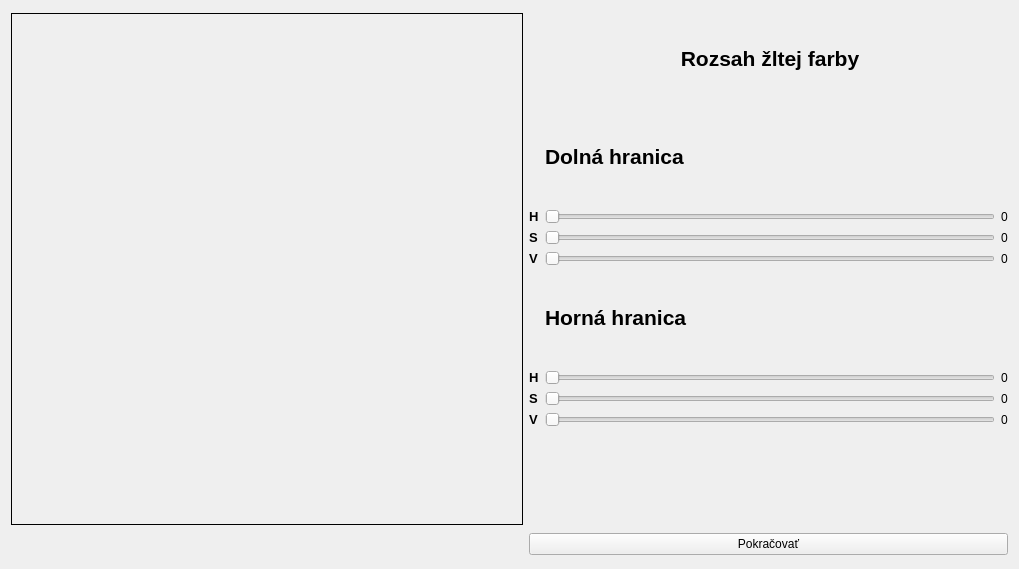
<?xml version="1.0" encoding="UTF-8"?>
<ui version="4.0">
 <class>ColorCalibration</class>
 <widget class="QWidget" name="ColorCalibration">
  <property name="geometry">
   <rect>
    <x>0</x>
    <y>0</y>
    <width>1019</width>
    <height>569</height>
   </rect>
  </property>
  <property name="windowTitle">
   <string>Kalibrácia</string>
  </property>
  <layout class="QGridLayout" name="gridLayout_2">
   <item row="0" column="0">
    <widget class="QLabel" name="picture_label">
     <property name="minimumSize">
      <size>
       <width>512</width>
       <height>512</height>
      </size>
     </property>
     <property name="maximumSize">
      <size>
       <width>512</width>
       <height>512</height>
      </size>
     </property>
     <property name="frameShape">
      <enum>QFrame::Box</enum>
     </property>
     <property name="text">
      <string/>
     </property>
    </widget>
   </item>
   <item row="0" column="1">
    <layout class="QGridLayout" name="gridLayout">
     <item row="2" column="1">
      <widget class="QSlider" name="lower_hue_slider">
       <property name="maximum">
        <number>359</number>
       </property>
       <property name="orientation">
        <enum>Qt::Horizontal</enum>
       </property>
      </widget>
     </item>
     <item row="5" column="1">
      <widget class="QLabel" name="upper_boundary_label">
       <property name="text">
        <string>&lt;html&gt;&lt;head/&gt;&lt;body&gt;&lt;p&gt;&lt;span style=&quot; font-size:16pt; font-weight:600;&quot;&gt;Horná hranica&lt;/span&gt;&lt;/p&gt;&lt;/body&gt;&lt;/html&gt;</string>
       </property>
      </widget>
     </item>
     <item row="9" column="1">
      <widget class="QLabel" name="label_3">
       <property name="text">
        <string/>
       </property>
      </widget>
     </item>
     <item row="4" column="1">
      <widget class="QSlider" name="lower_val_slider">
       <property name="maximum">
        <number>255</number>
       </property>
       <property name="orientation">
        <enum>Qt::Horizontal</enum>
       </property>
      </widget>
     </item>
     <item row="6" column="0">
      <widget class="QLabel" name="upper_h_label">
       <property name="text">
        <string>&lt;html&gt;&lt;head/&gt;&lt;body&gt;&lt;p&gt;&lt;span style=&quot; font-size:10pt; font-weight:600;&quot;&gt;H&lt;/span&gt;&lt;/p&gt;&lt;/body&gt;&lt;/html&gt;</string>
       </property>
      </widget>
     </item>
     <item row="7" column="1">
      <widget class="QSlider" name="upper_sat_slider">
       <property name="maximum">
        <number>255</number>
       </property>
       <property name="orientation">
        <enum>Qt::Horizontal</enum>
       </property>
      </widget>
     </item>
     <item row="3" column="1">
      <widget class="QSlider" name="lower_sat_slider">
       <property name="maximum">
        <number>255</number>
       </property>
       <property name="orientation">
        <enum>Qt::Horizontal</enum>
       </property>
      </widget>
     </item>
     <item row="8" column="1">
      <widget class="QSlider" name="upper_val_slider">
       <property name="maximum">
        <number>255</number>
       </property>
       <property name="orientation">
        <enum>Qt::Horizontal</enum>
       </property>
      </widget>
     </item>
     <item row="2" column="0">
      <widget class="QLabel" name="lower_h_label">
       <property name="text">
        <string>&lt;html&gt;&lt;head/&gt;&lt;body&gt;&lt;p&gt;&lt;span style=&quot; font-size:10pt; font-weight:600;&quot;&gt;H&lt;/span&gt;&lt;/p&gt;&lt;/body&gt;&lt;/html&gt;</string>
       </property>
      </widget>
     </item>
     <item row="3" column="0">
      <widget class="QLabel" name="lower_s_label">
       <property name="text">
        <string>&lt;html&gt;&lt;head/&gt;&lt;body&gt;&lt;p&gt;&lt;span style=&quot; font-size:10pt; font-weight:600;&quot;&gt;S&lt;/span&gt;&lt;/p&gt;&lt;/body&gt;&lt;/html&gt;</string>
       </property>
      </widget>
     </item>
     <item row="8" column="0">
      <widget class="QLabel" name="upper_v_label">
       <property name="text">
        <string>&lt;html&gt;&lt;head/&gt;&lt;body&gt;&lt;p&gt;&lt;span style=&quot; font-size:10pt; font-weight:600;&quot;&gt;V&lt;/span&gt;&lt;/p&gt;&lt;/body&gt;&lt;/html&gt;</string>
       </property>
      </widget>
     </item>
     <item row="4" column="2">
      <widget class="QLabel" name="lower_val_val">
       <property name="text">
        <string>0</string>
       </property>
      </widget>
     </item>
     <item row="4" column="0">
      <widget class="QLabel" name="lower_v_label">
       <property name="text">
        <string>&lt;html&gt;&lt;head/&gt;&lt;body&gt;&lt;p&gt;&lt;span style=&quot; font-size:10pt; font-weight:600;&quot;&gt;V&lt;/span&gt;&lt;/p&gt;&lt;/body&gt;&lt;/html&gt;</string>
       </property>
      </widget>
     </item>
     <item row="2" column="2">
      <widget class="QLabel" name="lower_hue_val">
       <property name="text">
        <string>0</string>
       </property>
      </widget>
     </item>
     <item row="3" column="2">
      <widget class="QLabel" name="lower_sat_val">
       <property name="text">
        <string>0</string>
       </property>
      </widget>
     </item>
     <item row="6" column="2">
      <widget class="QLabel" name="upper_hue_val">
       <property name="text">
        <string>0</string>
       </property>
      </widget>
     </item>
     <item row="6" column="1">
      <widget class="QSlider" name="upper_hue_slider">
       <property name="maximum">
        <number>359</number>
       </property>
       <property name="orientation">
        <enum>Qt::Horizontal</enum>
       </property>
      </widget>
     </item>
     <item row="7" column="2">
      <widget class="QLabel" name="upper_sat_val">
       <property name="text">
        <string>0</string>
       </property>
      </widget>
     </item>
     <item row="8" column="2">
      <widget class="QLabel" name="upper_val_val">
       <property name="text">
        <string>0</string>
       </property>
      </widget>
     </item>
     <item row="7" column="0">
      <widget class="QLabel" name="upper_s_label">
       <property name="text">
        <string>&lt;html&gt;&lt;head/&gt;&lt;body&gt;&lt;p&gt;&lt;span style=&quot; font-size:10pt; font-weight:600;&quot;&gt;S&lt;/span&gt;&lt;/p&gt;&lt;/body&gt;&lt;/html&gt;</string>
       </property>
      </widget>
     </item>
     <item row="1" column="1">
      <widget class="QLabel" name="lower_boundary_label">
       <property name="text">
        <string>&lt;html&gt;&lt;head/&gt;&lt;body&gt;&lt;p&gt;&lt;span style=&quot; font-size:16pt; font-weight:600;&quot;&gt;Dolná hranica&lt;/span&gt;&lt;/p&gt;&lt;/body&gt;&lt;/html&gt;</string>
       </property>
      </widget>
     </item>
     <item row="0" column="1">
      <widget class="QLabel" name="label">
       <property name="text">
        <string>&lt;html&gt;&lt;head/&gt;&lt;body&gt;&lt;p align=&quot;center&quot;&gt;&lt;span style=&quot; font-size:16pt; font-weight:600;&quot;&gt;Rozsah žltej farby&lt;/span&gt;&lt;/p&gt;&lt;/body&gt;&lt;/html&gt;</string>
       </property>
      </widget>
     </item>
    </layout>
   </item>
   <item row="1" column="1">
    <widget class="QPushButton" name="continue_btn">
     <property name="text">
      <string>Pokračovať</string>
     </property>
    </widget>
   </item>
  </layout>
 </widget>
 <resources/>
 <connections>
  <connection>
   <sender>lower_hue_slider</sender>
   <signal>valueChanged(int)</signal>
   <receiver>lower_hue_val</receiver>
   <slot>setNum(int)</slot>
   <hints>
    <hint type="sourcelabel">
     <x>699</x>
     <y>195</y>
    </hint>
    <hint type="destinationlabel">
     <x>1007</x>
     <y>200</y>
    </hint>
   </hints>
  </connection>
  <connection>
   <sender>lower_sat_slider</sender>
   <signal>valueChanged(int)</signal>
   <receiver>lower_sat_val</receiver>
   <slot>setNum(int)</slot>
   <hints>
    <hint type="sourcelabel">
     <x>854</x>
     <y>226</y>
    </hint>
    <hint type="destinationlabel">
     <x>1003</x>
     <y>227</y>
    </hint>
   </hints>
  </connection>
  <connection>
   <sender>lower_val_slider</sender>
   <signal>valueChanged(int)</signal>
   <receiver>lower_val_val</receiver>
   <slot>setNum(int)</slot>
   <hints>
    <hint type="sourcelabel">
     <x>914</x>
     <y>249</y>
    </hint>
    <hint type="destinationlabel">
     <x>1008</x>
     <y>254</y>
    </hint>
   </hints>
  </connection>
  <connection>
   <sender>upper_hue_slider</sender>
   <signal>valueChanged(int)</signal>
   <receiver>upper_hue_val</receiver>
   <slot>setNum(int)</slot>
   <hints>
    <hint type="sourcelabel">
     <x>805</x>
     <y>370</y>
    </hint>
    <hint type="destinationlabel">
     <x>1006</x>
     <y>371</y>
    </hint>
   </hints>
  </connection>
  <connection>
   <sender>upper_sat_slider</sender>
   <signal>valueChanged(int)</signal>
   <receiver>upper_sat_val</receiver>
   <slot>setNum(int)</slot>
   <hints>
    <hint type="sourcelabel">
     <x>847</x>
     <y>392</y>
    </hint>
    <hint type="destinationlabel">
     <x>1004</x>
     <y>397</y>
    </hint>
   </hints>
  </connection>
  <connection>
   <sender>upper_val_slider</sender>
   <signal>valueChanged(int)</signal>
   <receiver>upper_val_val</receiver>
   <slot>setNum(int)</slot>
   <hints>
    <hint type="sourcelabel">
     <x>839</x>
     <y>424</y>
    </hint>
    <hint type="destinationlabel">
     <x>1005</x>
     <y>424</y>
    </hint>
   </hints>
  </connection>
 </connections>
</ui>
